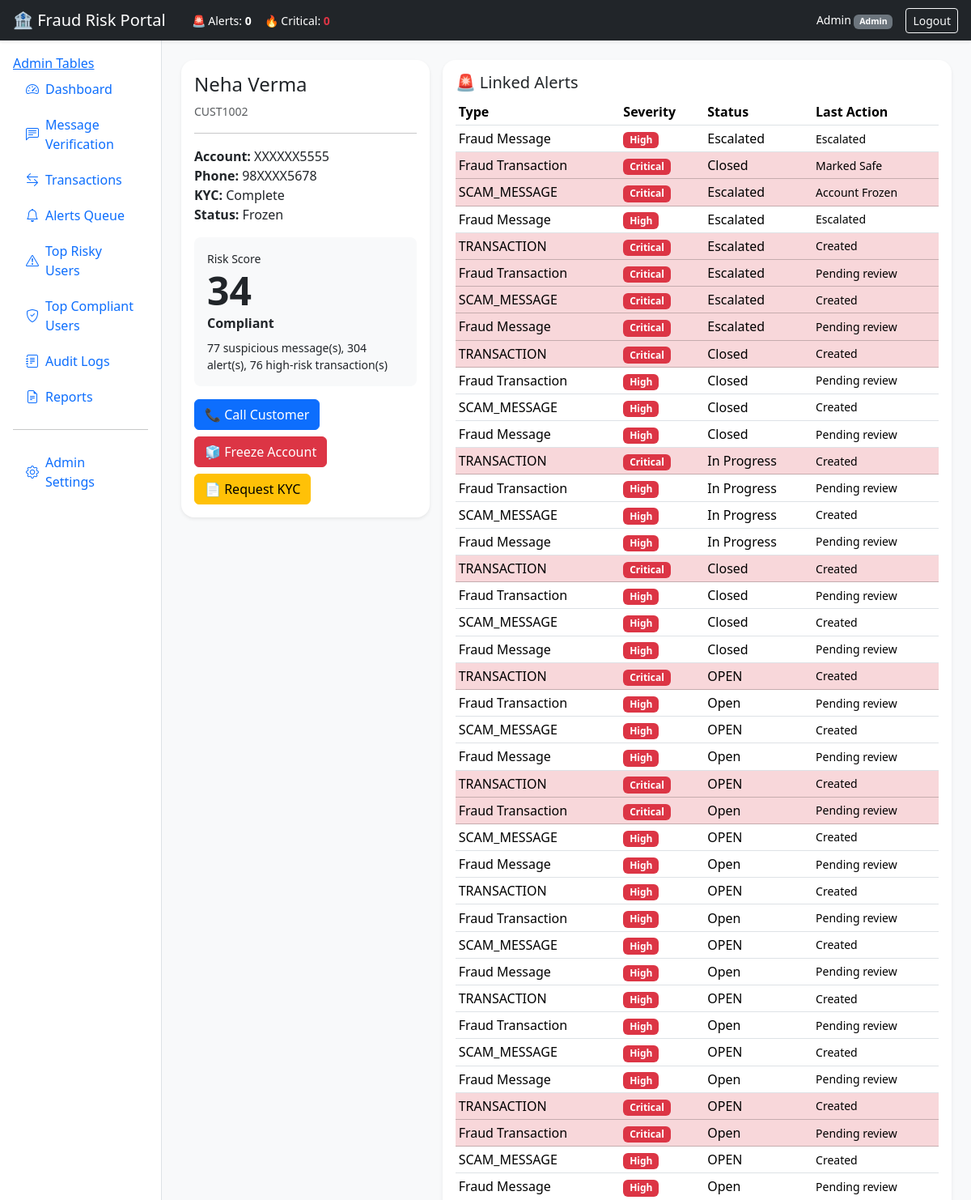
The page /customer/2 (signed in, upper part) on the database its author committed.
### app/models.py (models this page shows, shortened)
class User(db.Model, UserMixin):
    id = db.Column(db.Integer, primary_key=True)
    username = db.Column(db.String(80), unique=True, nullable=False)
    full_name = db.Column(db.String(120), nullable=False)
    role = db.Column(db.String(40), nullable=False, default=ROLE_BANKER)
    password_hash = db.Column(db.String(255), nullable=False)
    active = db.Column(db.Boolean, default=True)

class Customer(db.Model):
    id = db.Column(db.Integer, primary_key=True)
    customer_ref = db.Column(db.String(30), unique=True, nullable=False)
    full_name = db.Column(db.String(120), nullable=False)
    phone_masked = db.Column(db.String(20), nullable=False)
    email_masked = db.Column(db.String(120), nullable=True)
    account_masked = db.Column(db.String(30), nullable=False)
    account_status = db.Column(db.String(20), default="Active")
    kyc_status = db.Column(db.String(20), default="Pending")
    account_age_months = db.Column(db.Integer, default=12)
    device_change_frequency = db.Column(db.Integer, default=0)
    location_mismatch_count = db.Column(db.Integer, default=0)
    complaint_count = db.Column(db.Integer, default=0)
    vulnerability_indicator = db.Column(db.Integer, default=0)
    transaction_velocity = db.Column(db.Float, default=0.0)
    message_frequency = db.Column(db.Integer, default=0)
    linked_user_flag = db.Column(db.String(20), default="Compliant")

class Alert(db.Model):
    id = db.Column(db.Integer, primary_key=True)
    alert_type = db.Column(db.String(40), nullable=False)
    severity = db.Column(db.String(20), default="Medium")
    message_id = db.Column(db.Integer, db.ForeignKey("message.id"), nullable=True)
    transaction_id = db.Column(db.Integer, db.ForeignKey("transaction.id"), nullable=True)
    customer_id = db.Column(db.Integer, db.ForeignKey("customer.id"), nullable=True)
    assigned_role = db.Column(db.String(40), default="Fraud Analyst")
    status = db.Column(db.String(20), default="Open")
    last_action = db.Column(db.String(120), default="Created")
    created_at = db.Column(db.DateTime, default=datetime.utcnow)

### app/routes/main.py (the view)
@main_bp.route("/customer/<int:customer_id>")
@login_required
def customer_profile(customer_id):
    customer = Customer.query.get_or_404(customer_id)
    risk = compute_customer_risk(customer)
    messages = Message.query.filter_by(customer_id=customer.id).order_by(Message.created_at.desc()).all()
    txns = Transaction.query.filter_by(customer_id=customer.id).order_by(Transaction.created_at.desc()).all()
    alerts = Alert.query.filter_by(customer_id=customer.id).order_by(Alert.created_at.desc()).all()
    return render_template(
        "customer_profile.html",
        customer=customer,
        risk=risk,
        messages=messages,
        txns=txns,
        alerts=alerts,
        mask_account=mask_account
    )

### app/models.py (called while the page is built)
@login_manager.user_loader
def load_user(user_id):
    return db.session.get(User, int(user_id))

### app/routes/main.py (called while the page is built)
@main_bp.app_context_processor
def inject_stats():
    stats = {
        "total": MessagePrediction.query.count(),
        "fraud": MessagePrediction.query.filter(MessagePrediction.risk_score >= 50).count(),
        "legit": MessagePrediction.query.filter(MessagePrediction.risk_score < 50).count(),
    }
    return dict(stats=stats)

### templates/customer_profile.html (shortened to what this page needs)
{% extends "base.html" %}
{% block content %}
<div class="row g-3">
  <div class="col-lg-4">
    <div class="card shadow-sm rounded-4">
      <div class="card-body">
        <h4>{{ customer.full_name }}</h4>
        <div class="small text-muted">{{ customer.customer_ref }}</div>
        <hr>
        <div><strong>Account:</strong> {{ customer.account_masked }}</div>
        <div><strong>Phone:</strong> {{ customer.phone_masked }}</div>
        <div><strong>KYC:</strong> {{ customer.kyc_status }}</div>
        <div><strong>Status:</strong> {{ customer.account_status }}</div>
        <div class="mt-3 p-3 rounded-3
          {% if risk.classification == 'Critical' %}bg-danger text-white
          {% elif risk.classification == 'High' %}bg-warning
          {% else %}bg-light{% endif %}">
          <div class="small">Risk Score</div>
          <div class="display-5 fw-bold">{{ risk.risk_score }}</div>
          <div class="fw-semibold">{{ risk.classification }}</div>
          <div class="small mt-2">
            {{ risk.reasons|join(', ') }}
          </div>
        </div>
        <div class="mt-3 d-grid gap-2">
  <form method="post" action="{{ url_for('main.call_customer_profile', customer_id=customer.id) }}">
    <button class="btn btn-primary">📞 Call Customer</button>
  </form>
  <form method="post" action="{{ url_for('main.freeze_account_profile', customer_id=customer.id) }}">
    <button class="btn btn-danger">🧊 Freeze Account</button>
  </form>
  <form method="post" action="{{ url_for('main.request_kyc_profile', customer_id=customer.id) }}">
    <button class="btn btn-warning">📄 Request KYC</button>
  </form>
</div>
      </div>
    </div>
  </div>
  <div class="col-lg-8">
    <div class="card shadow-sm rounded-4 mb-3">
      <div class="card-body">
        <h5>🚨 Linked Alerts</h5>
        <table class="table table-sm align-middle">
          <thead>
            <tr><th>Type</th><th>Severity</th><th>Status</th><th>Last Action</th></tr>
          </thead>
          <tbody>
          {% for a in alerts %}
            <tr class="{% if a.severity == 'Critical' %}table-danger{% endif %}">
              <td>{{ a.alert_type }}</td>
              <td><span class="badge bg-danger">{{ a.severity }}</span></td>
              <td>{{ a.status }}</td>
              <td class="small">{{ a.last_action }}</td>
            </tr>
          {% endfor %}
          </tbody>
        </table>
      </div>
    </div>
  </div>
</div>
{% endblock %}

### templates/base.html (shortened to what this page needs)
<!doctype html>
<html lang="en">
<head>
  <link href="https://cdn.jsdelivr.net/npm/bootstrap@5.3.3/dist/css/bootstrap.min.css" rel="stylesheet">
  <link href="https://cdn.jsdelivr.net/npm/bootstrap-icons@1.11.3/font/bootstrap-icons.css" rel="stylesheet">
  <link rel="stylesheet" href="{{ url_for('static', filename='css/style.css') }}">
</head>
<body class="bg-light">
<nav class="navbar navbar-dark bg-dark shadow-sm px-3">
  <div class="d-flex align-items-center gap-3">
    <span class="navbar-brand mb-0 h5">🏦 Fraud Risk Portal</span>
    <div class="d-none d-md-flex gap-3 text-white small">
      <span>🚨 Alerts: <b>{{ stats.open_alerts or 0 }}</b></span>
      <span>🔥 Critical: <b class="text-danger">{{ stats.critical_alerts or 0 }}</b></span>
    </div>
  </div>
  <div class="d-flex align-items-center gap-3 text-white">
    {% if current_user.is_authenticated %}
      <span class="small">
        {{ current_user.full_name }}
        <span class="badge bg-secondary">{{ current_user.role }}</span>
      </span>
      <a class="btn btn-outline-light btn-sm" href="{{ url_for('auth.logout') }}">Logout</a>
    {% endif %}
  </div>
</nav>
<div class="container-fluid">
  <div class="row">
    <aside class="col-lg-2 bg-white border-end min-vh-100 p-3">
    <a href="{{ url_for('admin.list_tables') }}">Admin Tables</a>
      <div class="nav flex-column gap-1">
        {% macro nav_item(endpoint, icon, label) %}
          <a class="nav-link d-flex align-items-center gap-2
            {% if request.endpoint == endpoint %}active fw-bold text-primary{% endif %}"
            href="{{ url_for(endpoint) }}">
            <i class="bi {{ icon }}"></i> {{ label }}
          </a>
        {% endmacro %}
        {{ nav_item('main.dashboard', 'bi-speedometer2', 'Dashboard') }}
        {{ nav_item('main.message_verify', 'bi-chat-left-text', 'Message Verification') }}
        {{ nav_item('main.transaction_monitor', 'bi-arrow-left-right', 'Transactions') }}
        {{ nav_item('main.alerts_queue', 'bi-bell', 'Alerts Queue') }}
        {{ nav_item('main.top_risky', 'bi-exclamation-triangle', 'Top Risky Users') }}
        {{ nav_item('main.top_compliant', 'bi-shield-check', 'Top Compliant Users') }}
        {{ nav_item('main.audit_logs', 'bi-journal-text', 'Audit Logs') }}
        {{ nav_item('main.reports_page', 'bi-file-earmark-text', 'Reports') }}
        {% if current_user.role == "Admin" %}
          <hr>
          {{ nav_item('main.admin_settings', 'bi-gear', 'Admin Settings') }}
        {% endif %}
      </div>
    </aside>
    <main class="col-lg-10 p-4">
      {% block content %}{% endblock %}
    </main>
  </div>
</div>
</body>
</html>

### static/css/style.css (style rules this page uses)
:root { --navy: #0b1f3a; --accent: #1d4ed8; --soft: #f4f7fb; }
.card { border: 0; }
.table td, .table th { vertical-align: middle; }

### rows shown on the page
User: full_name "Admin", role "Admin"
Customer: full_name "Neha Verma", customer_ref "CUST1002", account_masked "XXXXXX5555", phone_masked "98XXXX5678", kyc_status "Complete", account_status "Frozen"
Alert: alert_type "Fraud Message", severity "High", status "Escalated", last_action "Escalated"
Alert: alert_type "Fraud Transaction", severity "Critical", status "Closed", last_action "Marked Safe"
Alert: alert_type "SCAM_MESSAGE", severity "Critical", status "Escalated", last_action "Account Frozen"
Alert: alert_type "Fraud Message", severity "High", status "Escalated", last_action "Escalated"
Alert: alert_type "TRANSACTION", severity "Critical", status "Escalated", last_action "Created"
Alert: alert_type "Fraud Transaction", severity "Critical", status "Escalated", last_action "Pending review"
Alert: alert_type "SCAM_MESSAGE", severity "Critical", status "Escalated", last_action "Created"
Alert: alert_type "Fraud Message", severity "Critical", status "Escalated", last_action "Pending review"
Alert: alert_type "TRANSACTION", severity "Critical", status "Closed", last_action "Created"
Alert: alert_type "Fraud Transaction", severity "High", status "Closed", last_action "Pending review"
Alert: alert_type "SCAM_MESSAGE", severity "High", status "Closed", last_action "Created"
Alert: alert_type "Fraud Message", severity "High", status "Closed", last_action "Pending review"
Alert: alert_type "TRANSACTION", severity "Critical", status "In Progress", last_action "Created"
Alert: alert_type "Fraud Transaction", severity "High", status "In Progress", last_action "Pending review"
Alert: alert_type "SCAM_MESSAGE", severity "High", status "In Progress", last_action "Created"
Alert: alert_type "Fraud Message", severity "High", status "In Progress", last_action "Pending review"
Alert: alert_type "TRANSACTION", severity "Critical", status "Closed", last_action "Created"
Alert: alert_type "Fraud Transaction", severity "High", status "Closed", last_action "Pending review"
Alert: alert_type "SCAM_MESSAGE", severity "High", status "Closed", last_action "Created"
Alert: alert_type "Fraud Message", severity "High", status "Closed", last_action "Pending review"
Alert: alert_type "TRANSACTION", severity "Critical", status "OPEN", last_action "Created"
Alert: alert_type "Fraud Transaction", severity "High", status "Open", last_action "Pending review"
Alert: alert_type "SCAM_MESSAGE", severity "High", status "OPEN", last_action "Created"
Alert: alert_type "Fraud Message", severity "High", status "Open", last_action "Pending review"
Alert: alert_type "TRANSACTION", severity "Critical", status "OPEN", last_action "Created"
Alert: alert_type "Fraud Transaction", severity "Critical", status "Open", last_action "Pending review"
Alert: alert_type "SCAM_MESSAGE", severity "High", status "OPEN", last_action "Created"
Alert: alert_type "Fraud Message", severity "High", status "Open", last_action "Pending review"
Alert: alert_type "TRANSACTION", severity "High", status "OPEN", last_action "Created"
Alert: alert_type "Fraud Transaction", severity "High", status "Open", last_action "Pending review"
Alert: alert_type "SCAM_MESSAGE", severity "High", status "OPEN", last_action "Created"
Alert: alert_type "Fraud Message", severity "High", status "Open", last_action "Pending review"
Alert: alert_type "TRANSACTION", severity "High", status "OPEN", last_action "Created"
Alert: alert_type "Fraud Transaction", severity "High", status "Open", last_action "Pending review"
Alert: alert_type "SCAM_MESSAGE", severity "High", status "OPEN", last_action "Created"
Alert: alert_type "Fraud Message", severity "High", status "Open", last_action "Pending review"
Alert: alert_type "TRANSACTION", severity "Critical", status "OPEN", last_action "Created"
Alert: alert_type "Fraud Transaction", severity "Critical", status "Open", last_action "Pending review"
Alert: alert_type "SCAM_MESSAGE", severity "High", status "OPEN", last_action "Created"
Alert: alert_type "Fraud Message", severity "High", status "Open", last_action "Pending review"

### other values the page prints
{{ stats.open_alerts or 0 }} "0"
{{ stats.critical_alerts or 0 }} "0"
{{ label }} "Dashboard Message Verification Transactions Alerts Queue Top Risky Users Top Compliant Users Audit Logs Reports Admin Settings"
{{ risk.risk_score }} "34"
{{ risk.classification }} "Compliant"
{{ risk.reasons|join(', ') }} "77 suspicious message(s), 304 alert(s), 76 high-risk transaction(s)"
